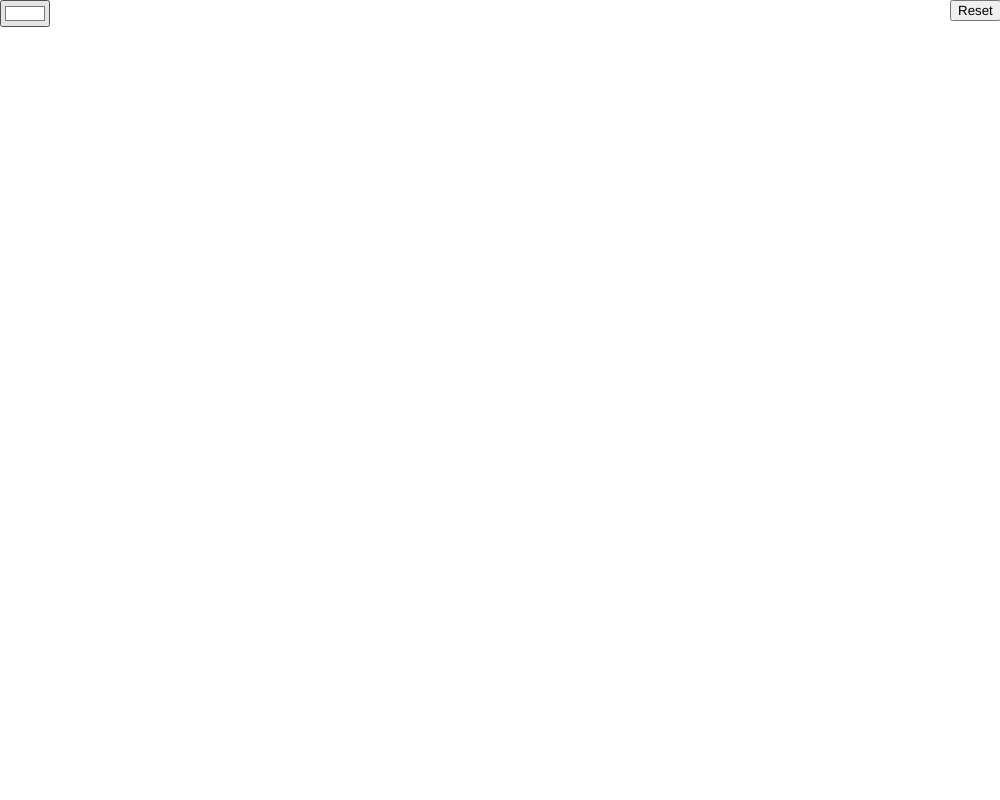
Frame 1 (no input)
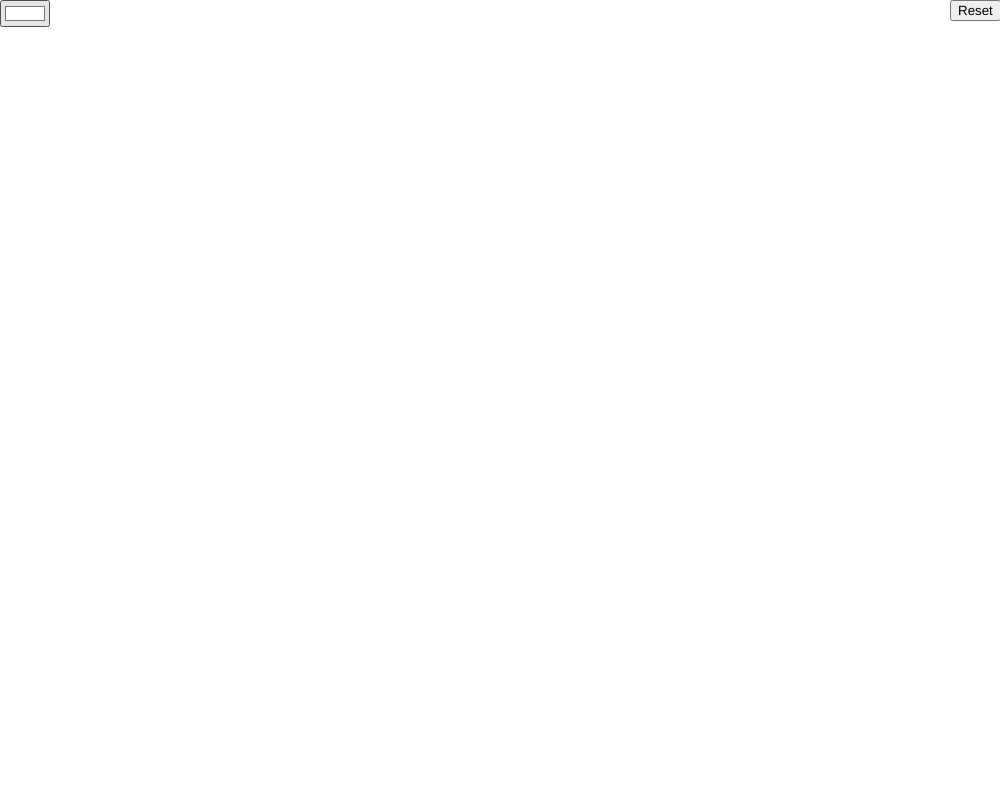
Frame 60 (no input)
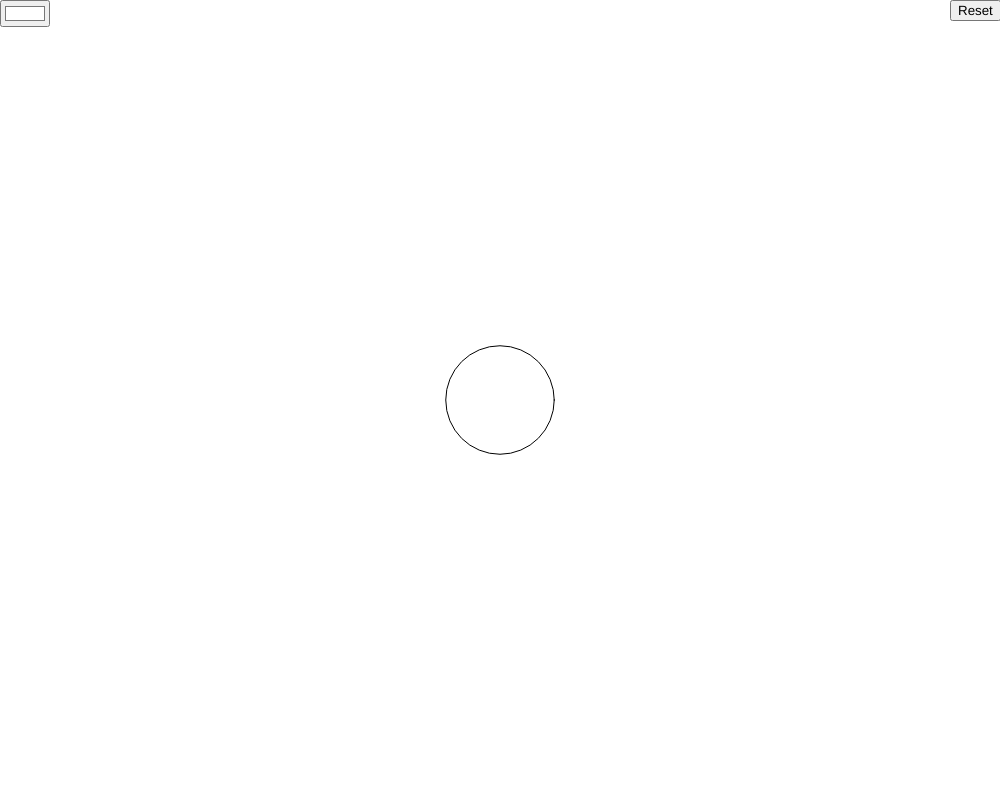
Frame 120 (the mouse pressed at the canvas centre since frame 60)

The p5.js sketch that drew these frames (run headless with seeded random() and noise() and a simulated clock; from frame 60 on, the mouse is pressed at the canvas centre):

// p5.js sketch
// ── sketch.js
let canvas_width; 
let canvas_height; 
let balls = [];
const GRAVITY = -9.8;

function setup() {
  canvas_width = windowWidth-200;
  canvas_height = windowHeight-200;
  createCanvas(canvas_width, canvas_height);
  colorPicker = createColorPicker('#FFFFFF');
  colorPicker.position(0, 0);
  button = createButton('Reset');
  button.position(canvas_width-50, 0);
  button.mousePressed(reset_canvas);
}

function draw() {
    clear();
    check_ball_collisions();  

    for(let i = 0; i < balls.length; i++) {
        let ball = balls[i];
        ball.draw_ball();
        ball.pos.sub(ball.vel);
        ball.vel.y += ball.acc*deltaTime/1000;
        if(ball.building) {
            ball.rad += 0.75;
        }
          
    }    
}

function reset_canvas() {
    balls = [];
}

function check_ball_collisions() {
    for(let i = 0; i < balls.length; i++) {
      let ball1 = balls[i];
      for(let j = i+1; j < balls.length; j++) {
        let ball2 = balls[j];
        // Two balls collide if the distance between them is less than the sum of the radii
        let dist = ball1.pos.dist(ball2.pos);
        if(dist < ball1.rad + ball2.rad) {
        // If balls overlap, correct for the overlap
          let desired_dist = ball1.rad + ball2.rad;
          let error = desired_dist - dist;
          let ball1_fix = (ball1.rad/desired_dist) * error;
          let ball2_fix = (ball2.rad/desired_dist) * error;
  
          let v = p5.Vector.sub(ball1.pos, ball2.pos);
  
          let ball1_vec = p5.Vector.mult(v, ball1_fix/dist);
          let ball2_vec = p5.Vector.mult(v, ball2_fix/dist);
  
          ball1.pos.add(ball1_vec);
          ball2.pos.sub(ball2_vec);
  
          // Calculate the new velocities of each ball based on simplified 2D physics
          let a1 = p5.Vector.sub(ball1.vel, ball2.vel);
          let b1 = p5.Vector.sub(ball1.pos, ball2.pos);
          let c1 = b1.magSq();
          let d1 = p5.Vector.dot(a1, b1);
          let vel_1 = p5.Vector.sub(ball1.vel, p5.Vector.mult(b1, d1/c1));
  
          let a2 = p5.Vector.sub(ball2.vel, ball1.vel);
          let b2 = p5.Vector.sub(ball2.pos, ball1.pos);
          let c2 = b2.magSq();
          let d2 = p5.Vector.dot(a2, b2);
          let vel_2 = p5.Vector.sub(ball2.vel, p5.Vector.mult(b2, d2/c2));
  
          // Set the new velocities for each ball
          ball1.vel = vel_1;
          ball2.vel = vel_2;
        }
      }
  
      // For each ball, also check for collisions against the floor and the walls
      // The -0.8 multiplier is to dampen the speed of the ball when colliding with walls or the floor
      if(ball1.pos.y > canvas_height - ball1.rad) {

        // This if-statement prevents infinite bouncing
        if(abs(ball1.vel.y) < 1.5) {
          ball1.vel.y = 0;
        }
      
        ball1.vel.y *= -0.8;
        ball1.pos.y = canvas_height - ball1.rad; // Correct overlap
      } else if(ball1.pos.x > canvas_width - ball1.rad) {
        ball1.vel.x *= -0.8
        ball1.pos.x = canvas_width - ball1.rad; // Correct overlap
      } else if(ball1.pos.x < ball1.rad) {
        ball1.vel.x *= -0.8
        ball1.pos.x = ball1.rad; // Correct overlap
      }
    }
  }

function mousePressed() {
    if(mouseX > 0 && mouseX < canvas_width && mouseY > 0 && mouseY < canvas_height) {
      let rad = 10;
      let ball = new Ball(createVector(mouseX, mouseY), rad, colorPicker.color());
      balls.push(ball);
    }
}
  
  // When mouse is released, apply gravitational force to newly made ball
function mouseReleased() {
    let ball = balls[balls.length - 1];
    ball.building = false;
    ball.acc = GRAVITY;
}
  
  // Change position of ball while it is being created
function mouseDragged() {
    let ball = balls[balls.length - 1];
    if(ball.building) {
      ball.pos.x = mouseX;
      ball.pos.y = mouseY;
    }
}

class Ball {
    constructor(pos, rad, color) {
      this.pos = pos;
      this.rad = rad;
      this.color = color;
      this.vel = createVector(0,0);
      this.acc = 0;
      this.building = true;
    }
    draw_ball() {
      fill(this.color);
      ellipse(this.pos.x, this.pos.y, 2*this.rad, 2*this.rad);
    }
}

// ── index2.html
<!DOCTYPE html>
<head>
  <title>Workshop for p5.js</title>
  <link rel="stylesheet" href="style.css">
  <script src="sketch.js"></script>
  <!-- Link to the latest p5.js: https://cdn.jsdelivr.net/npm/p5/lib/ -->
  <script src="https://cdn.jsdelivr.net/npm/p5@1.0.0/lib/p5.min.js" integrity="sha384-lDbYJ/dUd7JOwvyThvjZNnNCN+NhOjHX4KaEa7PxbKcHEUbjt/lrqoiqTlHZOpRy" crossorigin="anonymous"></script>
</head>
<body>
</body>
</html>
